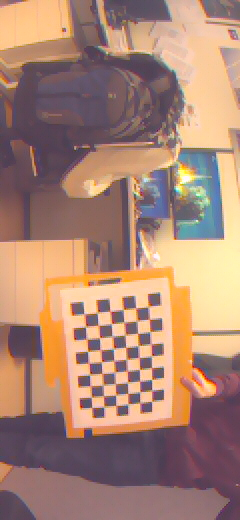
#> input picture data/calibration/34748503.jpg, 240 x 520 px, given as the content of the folder ../data/raw, which was not available
$ jupyter execute pre_process_yolo.ipynb   (older library calls are emulated)
#> lines starting #> are read from the running program, lines starting #| are printed output that depends on the picture; pictures that were not available may be replaced by others from this repository, and a replacement may not be noted
#> in process_dataset, img is the input picture: shape (520, 240, 3); mean B, G, R 116.3, 133, 169.1
[cell 1]
import cv2
import numpy as np
from pathlib import Path
from tqdm import tqdm

# Configuration
INPUT_DIR = Path("..") / "data" / "raw"
OUTPUT_DIR = Path("..") / "data" / "pre-procest"
TARGET_SIZE = (240, 240)  # (Width, Height)
K = np.array([[ 324.76411337, 0., 22.64561962], [0., 323.67794766, 266.20294313], [0., 0., 1.]])
D = np.array([[-0.0279868], [-0.0362661], [0.05859321], [-0.03778534]])

def preprocess_image(img: np.ndarray) -> np.ndarray:
    """
    Standardized pipeline for both Python training and C++ inference.
    """
    # 1. Undistort (Fisheye specific)
    # We use initUndistortRectifyMap to make it faster for batch processing
    h, w = img.shape[:2]
#> h = 520; w = 240
    map1, map2 = cv2.fisheye.initUndistortRectifyMap(K, D, np.eye(3), K, (w, h), cv2.CV_16SC2)
    img = cv2.remap(img, map1, map2, interpolation=cv2.INTER_LINEAR)
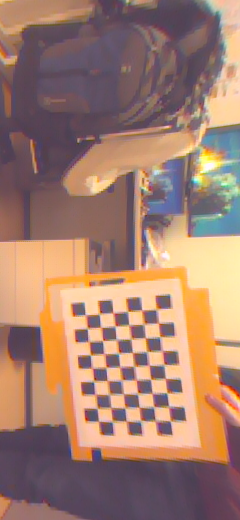
#> img: shape (520, 240, 3); mean of channels 0, 1, 2 110.9, 126.1, 161.5; drawn as B, G, R

    # 2. Rotate 90 degrees counter-clockwise (Bebop 1 sensor orientation)
    # C++: cv::rotate(img, img, cv::ROTATE_90_COUNTERCLOCKWISE);
    img = cv2.rotate(img, cv2.ROTATE_90_COUNTERCLOCKWISE)
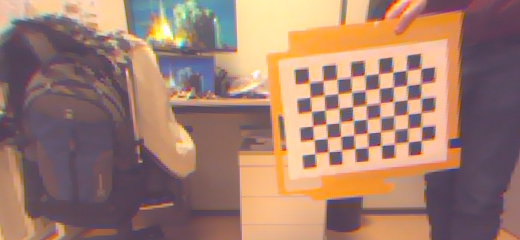
#> img: shape (240, 520, 3); mean of channels 0, 1, 2 110.9, 126.1, 161.5; drawn as B, G, R

    # 3. Resize using Linear Interpolation (Faster on ARM than INTER_AREA)
    # C++: cv::resize(img, img, cv::Size(240, 240), 0, 0, cv::INTER_LINEAR);
    img = cv2.resize(img, TARGET_SIZE, interpolation=cv2.INTER_LINEAR)
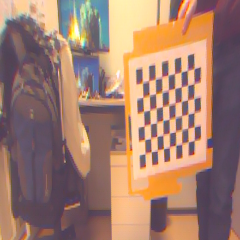
#> img: shape (240, 240, 3); mean of channels 0, 1, 2 110.8, 126.1, 161.5; drawn as B, G, R

    # 4. Gaussian Blur (Fast smoothing to handle sensor noise)
    # C++: cv::GaussianBlur(img, img, cv::Size(3, 3), 0);
    img = cv2.GaussianBlur(img, (3, 3), 0)
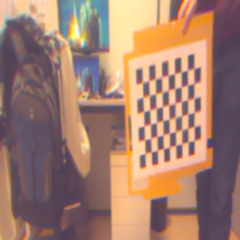
#> img: shape (240, 240, 3); mean of channels 0, 1, 2 110.9, 126.2, 161.6; drawn as B, G, R
    # 5. Normalize
    # C++: img.convertTo(img, CV_32F, 1.0 / 255.0);  (this is necessary for runtime pre_processing)
    img = img.astype(np.float32) / 255.0

    return img

def process_dataset():
    # Setup directories
    OUTPUT_DIR.mkdir(parents=True, exist_ok=True)
    extensions = {".jpg", ".jpeg", ".png", ".bmp"}
    files = [p for p in INPUT_DIR.rglob("*") if p.suffix.lower() in extensions]

    print(f"Processing {len(files)} images...")

    for src_path in tqdm(files):
        img = cv2.imread(str(src_path))
        if img is None: continue

        # Run the C-compatible pipeline
        processed = preprocess_image(img)
        processed = (processed * 255).astype(np.uint8)  # Convert back to uint8 for saving
        # Save the result
        # Note: We save as uint8 (0-255) so you can use LabelImg for annotations.
        dst_path = OUTPUT_DIR / src_path.name
        cv2.imwrite(str(dst_path), processed)

if __name__ == "__main__":
    process_dataset()
    print("Pre-processing complete. Images ready for LabelImg.")

$ run again, on data/dataset/train/images/136694677.jpg
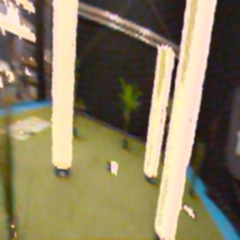
#> input picture data/dataset/train/images/136694677.jpg, 240 x 240 px, given as the content of the folder ../data/raw, which was not available
#> in process_dataset, img is the input picture: shape (240, 240, 3); mean B, G, R 95.3, 124.6, 135.1
#> in preprocess_image, `img = cv2.remap(img, map1, map2, interpolation=cv2.INTER_LINEAR)`:
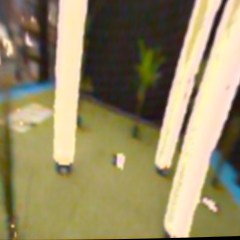
#> img: shape (240, 240, 3); mean of channels 0, 1, 2 100.6, 137.1, 147.7; drawn as B, G, R
#> in preprocess_image, `img = cv2.rotate(img, cv2.ROTATE_90_COUNTERCLOCKWISE)`:
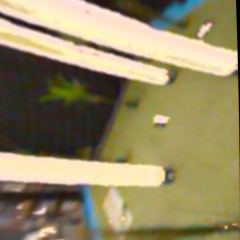
#> img: shape (240, 240, 3); mean of channels 0, 1, 2 100.6, 137.1, 147.7; drawn as B, G, R

$ run again, on data/dataset/train/images/144061293.jpg
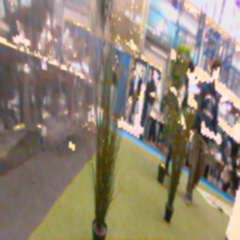
#> input picture data/dataset/train/images/144061293.jpg, 240 x 240 px, given as the content of the folder ../data/raw, which was not available
#> in process_dataset, img is the input picture: shape (240, 240, 3); mean B, G, R 116.1, 132.2, 143.9
#> in preprocess_image, `img = cv2.remap(img, map1, map2, interpolation=cv2.INTER_LINEAR)`:
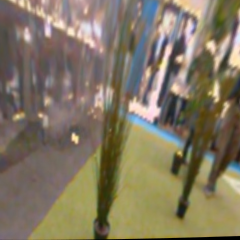
#> img: shape (240, 240, 3); mean of channels 0, 1, 2 98.1, 119.3, 130.1; drawn as B, G, R
#> in preprocess_image, `img = cv2.rotate(img, cv2.ROTATE_90_COUNTERCLOCKWISE)`:
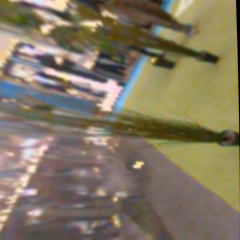
#> img: shape (240, 240, 3); mean of channels 0, 1, 2 98.1, 119.3, 130.1; drawn as B, G, R

$ run again, on data/dataset/val/images/144794610.jpg
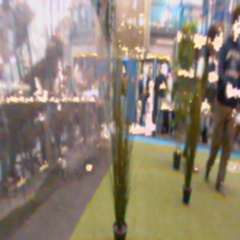
#> input picture data/dataset/val/images/144794610.jpg, 240 x 240 px, given as the content of the folder ../data/raw, which was not available
#> in process_dataset, img is the input picture: shape (240, 240, 3); mean B, G, R 115, 130.6, 142.1
#> in preprocess_image, `img = cv2.remap(img, map1, map2, interpolation=cv2.INTER_LINEAR)`:
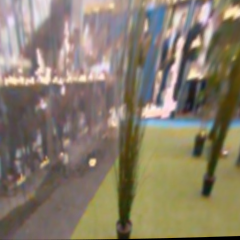
#> img: shape (240, 240, 3); mean of channels 0, 1, 2 106.6, 124.5, 135.6; drawn as B, G, R
#> in preprocess_image, `img = cv2.rotate(img, cv2.ROTATE_90_COUNTERCLOCKWISE)`:
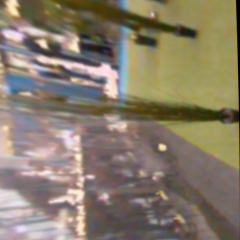
#> img: shape (240, 240, 3); mean of channels 0, 1, 2 106.6, 124.5, 135.6; drawn as B, G, R
